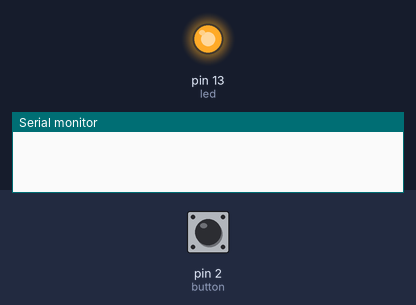
A sketch run on a simulated Arduino Uno, built with avr-gcc and run on an emulated ATmega328P. Parts: output pins drawn as LEDs (lit = HIGH), the last lines printed to the serial monitor. The test bench sets the inputs (shaded band); at power-on: pin 2 (button) LOW.

Above: at 1.2 s.
1.3 s: pin 2 (button) pulled HIGH for 0.15 s
At 2.7 s:
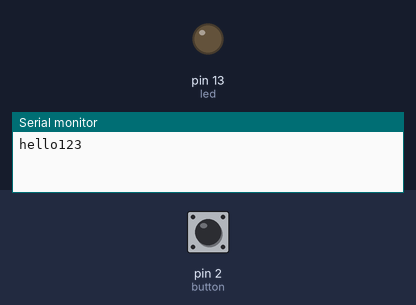
Timing chart, 0 to 8.5 s (numbered marks = the images above; inputs shaded):
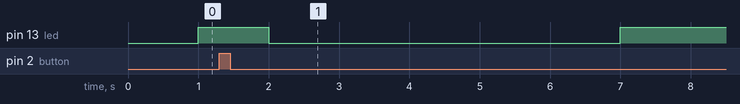

The sketch:

TASK_2_E_.ino
```cpp
int led=13;
int button=2;
int a=0;


void setup() {
  pinMode(led,OUTPUT);
  pinMode(button,INPUT);
  attachInterrupt(digitalPinToInterrupt(2),push,CHANGE);
  Serial.begin(9600);
}

void loop() {

  if(a==1)
  {Serial.print("hello123");
    digitalWrite(led,LOW);
    delay(5000);
    digitalWrite(led,HIGH);
    delay(5000);
    a=0;
    }

    else
    {
      digitalWrite(led,LOW);
    delay(1000);
    digitalWrite(led,HIGH);
    delay(1000);

      }

}

void push()
{
  a=1;
  }
```
